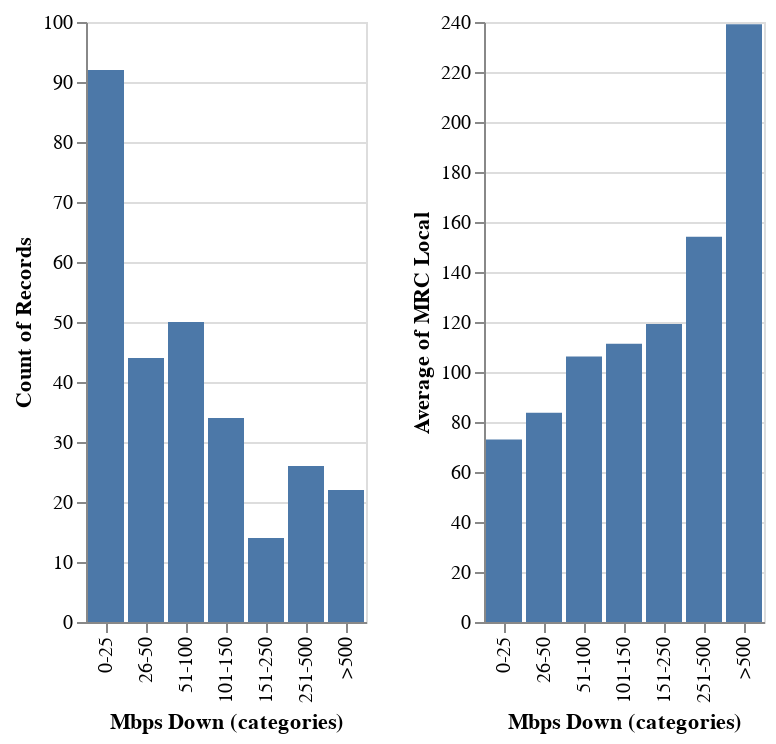

Notebook code cell kept with this figure:
### Code cell
DownSpeed = alt.Chart(df).mark_bar().encode(
    x = alt.X("Mbps Down (categories):O", bin=False,
              sort = categories),
    y='count():Q',
)

MRCLocal = alt.Chart(df).mark_bar().encode(
    x = alt.X("Mbps Down (categories):O", bin=False,
    sort = categories),
    y='average(MRC Local)',
)

DownSpeed | MRCLocal

### Figure 1 — Vega-Lite specification as saved in the notebook (floating-point values rounded to 4 significant figures; data arrays with more than 128 entries replaced by an {"elided": "..."} marker saying what was removed)
{"config": {"view": {"continuousWidth": 400, "continuousHeight": 300}}, "hconcat": [{"mark": "bar", "encoding": {"x": {"type": "ordinal", "bin": false, "field": "Mbps Down (categories)", "sort": ["0-25", "26-50", "51-100", "101-150", "151-250", "251-500", ">500"]}, "y": {"type": "quantitative", "aggregate": "count"}}}, {"mark": "bar", "encoding": {"x": {"type": "ordinal", "bin": false, "field": "Mbps Down (categories)", "sort": ["0-25", "26-50", "51-100", "101-150", "151-250", "251-500", ">500"]}, "y": {"type": "quantitative", "aggregate": "average", "field": "MRC Local"}}}], "data": {"name": "data-f47b814622b412fc9c4bb41addf88aa4"}, "$schema": "https://vega.github.io/schema/vega-lite/v4.8.1.json", "datasets": {"data-f47b814622b412fc9c4bb41addf88aa4": {"elided": "282 records"}}}
